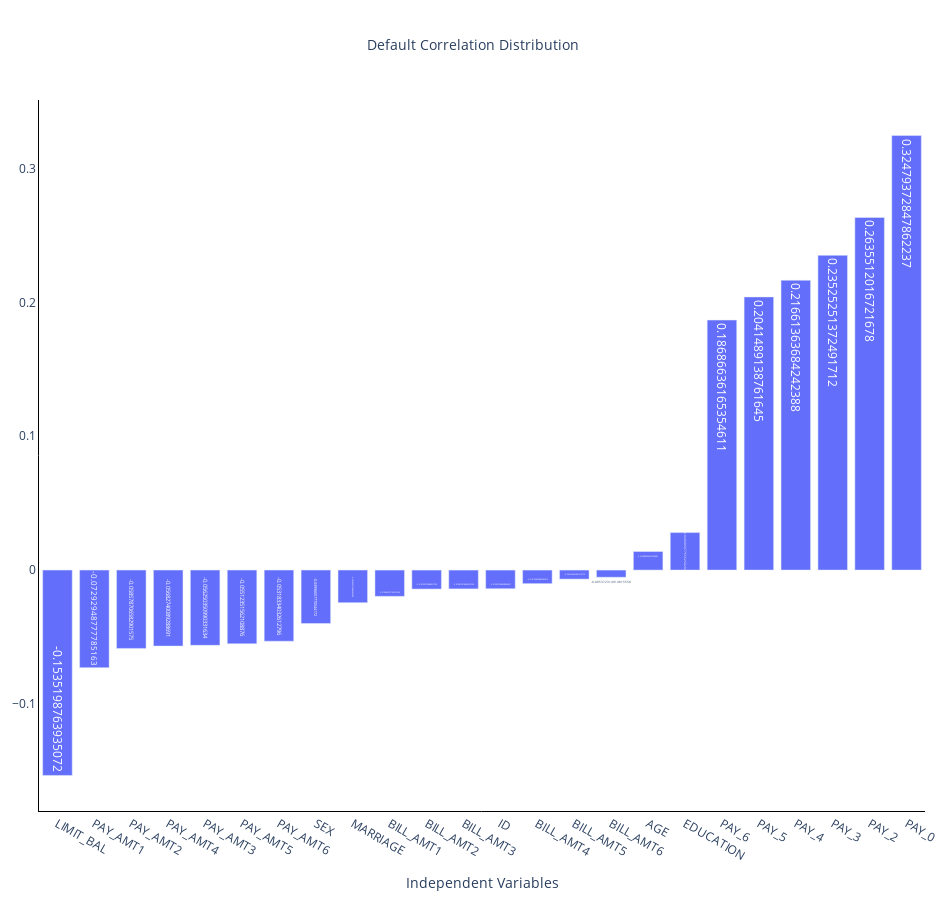

The notebook cell this image was saved under:
### Markdown cell above
Extract the relationship between each independent variable and the target variable.

### Code cell
fig = go.Figure()
fig.add_trace(
    go.Bar(x=next_month_default_corr[:-1].index, y= next_month_default_corr[:-1].values, text=next_month_default_corr[:-1].values)
)
fig.update_layout(
      plot_bgcolor="white",
      height=900,
      width=950,
      margin={
          "l":25,
          "r":25,
          "b":25
      },
      title_text="Default Correlation Distribution <br>",
      title={
          "x":0.5,
          "xanchor":"center",
          "font":{
              "size":14
          }
      },
      xaxis_title="Independent Variables",
      showlegend=False
  )
fig.update_xaxes(
      showline = True,
      linewidth=1,
      linecolor="black"
  )
fig.update_yaxes(
      showline = True,
      linewidth=1,
      linecolor="black"
  )
fig.show()

### Figure 1 — Plotly figure (JSON) as saved in the notebook; plotly's stock layout.template omitted (floating-point values rounded to 4 significant figures)
{"data": [{"text": [-0.1535, -0.07293, -0.05858, -0.05683, -0.05625, -0.05512, -0.05318, -0.03996, -0.02434, -0.01964, -0.01419, -0.01408, -0.01395, -0.01016, -0.00676, -0.005372, 0.01389, 0.02801, 0.1869, 0.2041, 0.2166, 0.2353, 0.2636, 0.3248], "type": "bar", "x": ["LIMIT_BAL", "PAY_AMT1", "PAY_AMT2", "PAY_AMT4", "PAY_AMT3", "PAY_AMT5", "PAY_AMT6", "SEX", "MARRIAGE", "BILL_AMT1", "BILL_AMT2", "BILL_AMT3", "ID", "BILL_AMT4", "BILL_AMT5", "BILL_AMT6", "AGE", "EDUCATION", "PAY_6", "PAY_5", "PAY_4", "PAY_3", "PAY_2", "PAY_0"], "y": [-0.1535, -0.07293, -0.05858, -0.05683, -0.05625, -0.05512, -0.05318, -0.03996, -0.02434, -0.01964, -0.01419, -0.01408, -0.01395, -0.01016, -0.00676, -0.005372, 0.01389, 0.02801, 0.1869, 0.2041, 0.2166, 0.2353, 0.2636, 0.3248]}], "layout": {"height": 900, "margin": {"b": 25, "l": 25, "r": 25}, "plot_bgcolor": "white", "showlegend": false, "title": {"font": {"size": 14}, "text": "Default Correlation Distribution <br>", "x": 0.5, "xanchor": "center"}, "width": 950, "xaxis": {"linecolor": "black", "linewidth": 1, "showline": true, "title": {"text": "Independent Variables"}}, "yaxis": {"linecolor": "black", "linewidth": 1, "showline": true}}}
